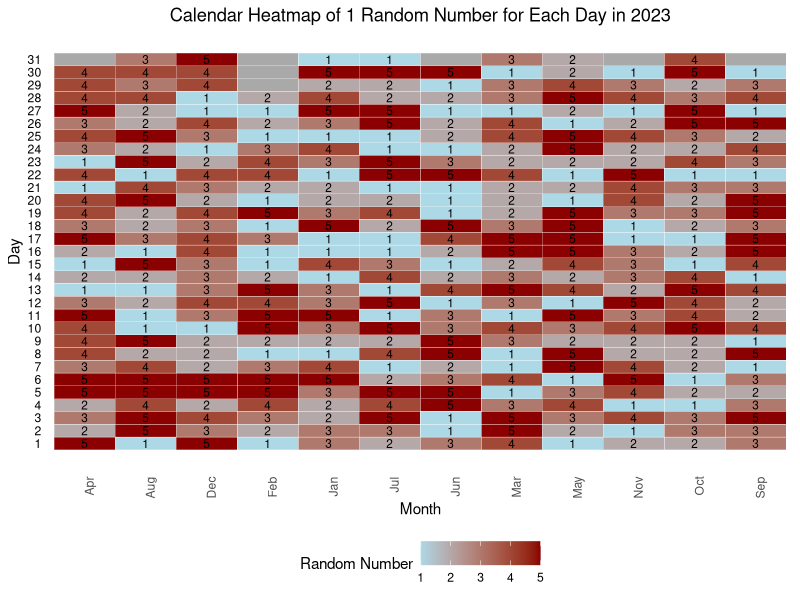

Source code (R):
# Load the required library
library(lubridate)
library(ggplot2)
library(reshape2)

set.seed(123)

# Generate sequence of dates for 2022
dates <- seq(ymd("2023-01-01"), ymd("2023-12-31"), by = "day")

# Generate a random number between 1 and 5 for each date
random_numbers <- sample(1:5, length(dates), replace = TRUE)

# Combine dates and random numbers
result <- data.frame(Date = dates, RandomNumber = random_numbers)

# Reshape
result_melted <- melt(result, id.vars = "Date")

# Extract day and month from the Date
result$Day <- day(result$Date)
result$Month <- month(result$Date)

# Create a complete grid of days and months
grid <- expand.grid(Day = 1:31, Month = 1:12)
grid$MonthName <- month.abb[grid$Month]

# Merge the grid with the result data
merged_result <- merge(grid, result, by = c("Day", "Month"), all.x = TRUE)

# Mark the non-existent days, e.g., February 31st
merged_result$ValidDay <- !is.na(merged_result$RandomNumber)
merged_result$RandomNumber[!merged_result$ValidDay] <- NA

# Create the heatmap with labels and gray out the invalid days
ggplot(merged_result, aes(x = MonthName, y = Day, fill = RandomNumber)) +
  geom_tile(color = "white", aes(fill = ifelse(ValidDay, RandomNumber, NA))) +
  geom_text(aes(label = ifelse(ValidDay, RandomNumber, "")), color = "black", size = 3) +
  scale_fill_gradient(low = "lightblue", high = "darkred", na.value = "darkgray") +
  scale_y_continuous(breaks = 1:31) + # Add each day to the y-axis
  theme_minimal() +
  labs(x = "Month", y = "Day", fill = "Random Number", 
       title = "Calendar Heatmap of 1 Random Number for Each Day in 2023") +
  theme(axis.text.x = element_text(angle = 90, hjust = 1),
        axis.text.y = element_text(color = "black"),
        axis.ticks = element_blank(),
        panel.grid.major = element_blank(),
        panel.grid.minor = element_blank(),
        legend.position = "bottom",
        plot.title = element_text(hjust = 0.5),
        plot.subtitle = element_text(hjust = 0.5))